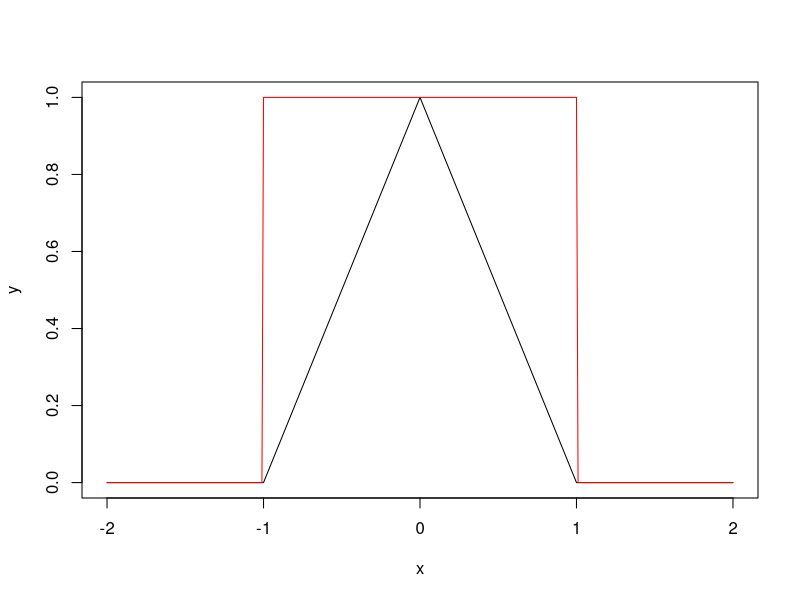
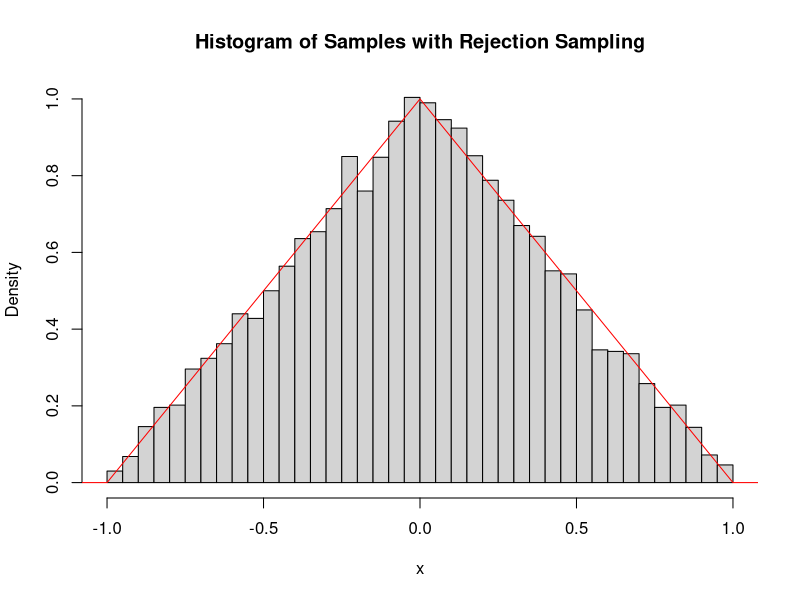
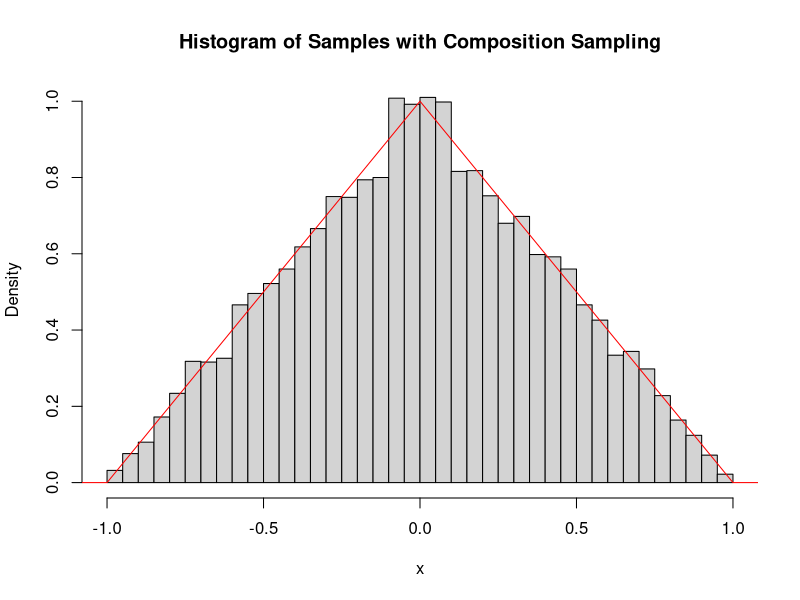
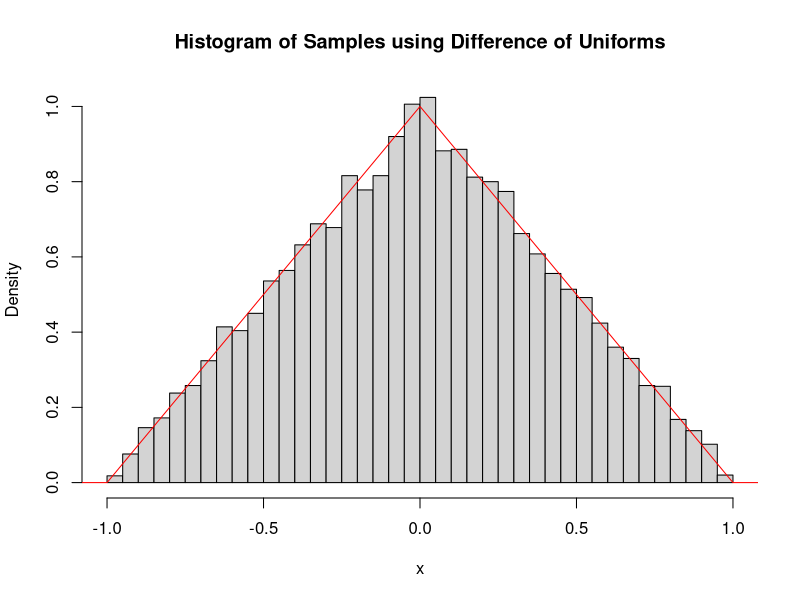

Here is the R script that generated these plots, in order:
## ---- chunk 1
f <- function(x) {
  if (x < -1 | x > 1){
    return(0)
  }
  else if (-1 <= x & x <= 0) {
    return(x+1)
  }
  else {
    return (1-x)
  }
}

## ---- chunk 2
envelope <- function(x) {
  if (x < -1 || x > 1){
    return(0)
  }
  else{
    return(1)
  }
}


x <- seq(-2,2,0.01)
y <- sapply(x, f)
plot(x, y, type="l")
y_env <-  sapply(x, envelope)
lines(x, y_env, col="red")
## ---- chunk 3
rejection_sampling <- function(n) {
  samples <- numeric(n)
  c <- 1
  while(c < n) {
    sample_Y <- runif(1, -1 ,1)
    sample_U <- runif(1, 0, 1)
    
    # check for U <= f(Y) / e(Y), e(Y) = 1
    if(sample_U <= f(sample_Y)){ 
      samples[c] <- sample_Y
      c <- c + 1 
    }
  }
  return(samples)
}

## ---- chunk 4
set.seed(42)  
samples <- rejection_sampling(10000)
hist(samples, breaks=50,probability = TRUE, main = "Histogram of Samples with Rejection Sampling", xlab = "x")
lines(x, y, col="red")
## ---- chunk 5
composition_sampling <- function(n) {
  u <- runif(n)
  criterion <- runif(n)
  
  samples <- ifelse(criterion < 0.5, 1-sqrt(1-u), -(1-sqrt(1-u)))
  
  return(samples)
}

## ---- chunk 6
set.seed(42)  
samples <- composition_sampling(10000)
hist(samples, breaks=50,probability = TRUE, main = "Histogram of Samples with Composition Sampling", xlab = "x")
lines(x, y, col="red")
## ---- chunk 7
diff_sampling <- function(n){
  u1 <- runif(n)
  u2 <- runif(n)
  
  samples <- u1 - u2
  
  return(samples)
}
## ---- chunk 8
set.seed(42)  
samples <- diff_sampling(10000)
hist(samples, breaks=50,probability = TRUE, main = "Histogram of Samples using Difference of Uniforms", xlab = "x")
lines(x, y, col="red")
## ---- chunk 9
set.seed(42)
samples <- diff_sampling(10000)
var(samples)
